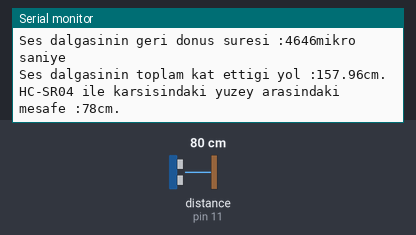
Bench run of a sketch on a simulated Arduino Uno, built with avr-gcc and run on an emulated ATmega328P. Parts: the last lines printed to the serial monitor. Wiring (inferred from the names in the program): ultrasonic range finder: trigger pin 10; echo pin 11. Inputs (shaded band) come from the test bench; at power-on: distance to the obstacle (sensor on pin 11) 80 cm. The echo pulse lasts 58.3 µs per cm.

Above: at 2.9 s.
3.0 s: distance to the obstacle (sensor on pin 11) set to 2 cm
At 5.5 s:
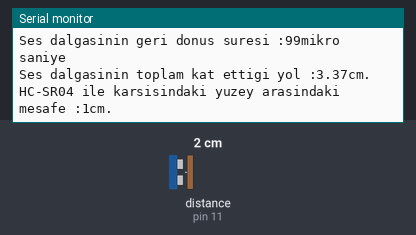
5.8 s: distance to the obstacle (sensor on pin 11) set to 4 cm
At 7.0 s:
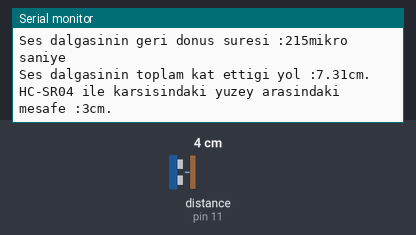
8.6 s: distance to the obstacle (sensor on pin 11) set to 9 cm
At 8.6 s:
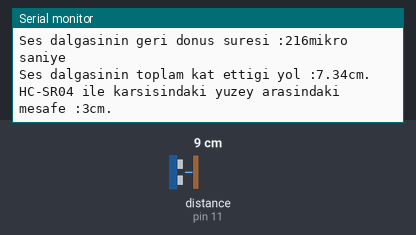
14.8 s: distance to the obstacle (sensor on pin 11) set to 18 cm
At 15.2 s:
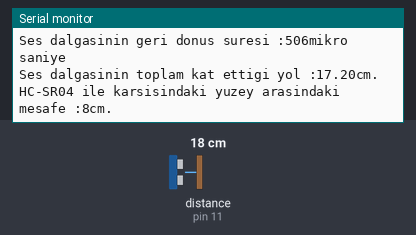
Timing chart, 0 to 17.8 s (numbered marks = the images above; inputs shaded):
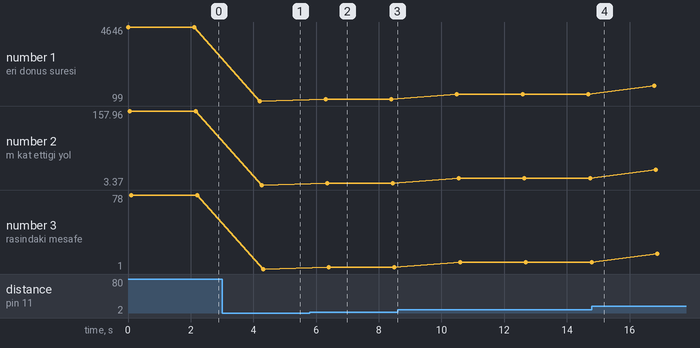

Measured:
- after the input at 3.0 s, the serial monitor: prints a new line after 1.2 s (image 1)
- after the input at 5.8 s, the serial monitor: prints a new line after 0.50 s (image 2)
- plotted number 1: 4646 → 99 after the input at 3.0 s, 99 → 216 after the input at 5.8 s, 216 → 506 after the input at 8.6 s, 506 → 1031 after the input at 14.8 s
- plotted number 2: 157.96 → 3.37 after the input at 3.0 s, 3.37 → 7.34 after the input at 5.8 s, 7.34 → 17.2 after the input at 8.6 s, 17.2 → 35.05 after the input at 14.8 s
- plotted number 3: 78 → 1 after the input at 3.0 s, 1 → 3 after the input at 5.8 s, 3 → 8 after the input at 8.6 s, 8 → 17 after the input at 14.8 s

The sketch:

Mesafe_Sensoru_SerialEkran_Kod.ino
```cpp
byte trigger = 10;     // Sensörün Trigger bacağının bağlı olduğu pin
byte echo = 11;        // Sensörün Echo bacağının bağlı olduğu pin

unsigned long sure; // Echo bacağının kac mikro saniyede aktif olduğunu saklayacak olan değişken
double toplamYol;
int aradakiMesafe;


void setup() {
  pinMode(trigger, OUTPUT);    // Sensörün Trigger bacağına gerilim uygulayabilmemiz için OUTPUT yapıyoruz.
  pinMode(echo, INPUT);        // Sensörün Echo bacağındaki gerilimi okuyabilmemiz için INPUT yapıyoruz.
  Serial.begin(9600);
}
void loop()
{
  /* Başlangıçta LOW durumda olan trigger bacağına gerilim uygulayıp ardından gerilimi keserek bir ses dalgası
  oluşturmuş oluyoruz. Bu işlem arasında 10 mikro saniye beklenmenin sebebi HC-SR04'ün en az 10 mikro saniyelik
  dalgalar ile çalışmasıdır. */
  digitalWrite(trigger, HIGH);
  delayMicroseconds(10);
  digitalWrite(trigger, LOW);

  // Dalga üretildikten sonra geri yansıyıp Echo bacağının HIGH duruma geçireceği süreyi pulseIn fonksiyonu ile
  // kaydediyoruz.
  sure = pulseIn(echo, HIGH);

  // Aşağıda yapılan süre-mesafe dönüşüm işlemleri yazımızda açıklanmıştır.
  toplamYol = (double)sure*0.034;
  aradakiMesafe = toplamYol / 2;

  Serial.print("Ses dalgasinin geri donus suresi :");
  Serial.print(sure);
  Serial.println("mikro saniye");

  Serial.print("Ses dalgasinin toplam kat ettigi yol :");
  Serial.print(toplamYol);
  Serial.println("cm.");

  Serial.print("HC-SR04 ile karsisindaki yuzey arasindaki mesafe :");
  Serial.print(aradakiMesafe);
  Serial.println("cm.\n\n");

  delay(2000);
}

// Dol Academy eğitim içeriğinden de ulaşabilirisiniz...
```
